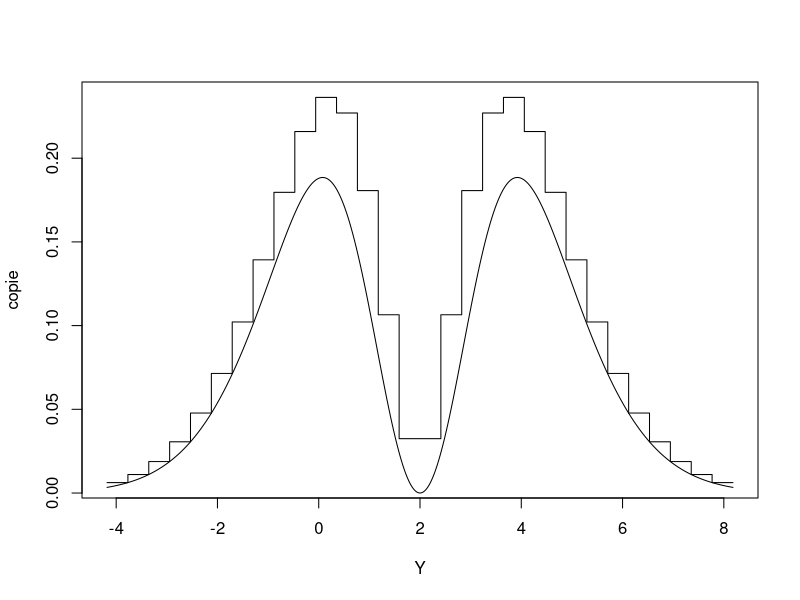
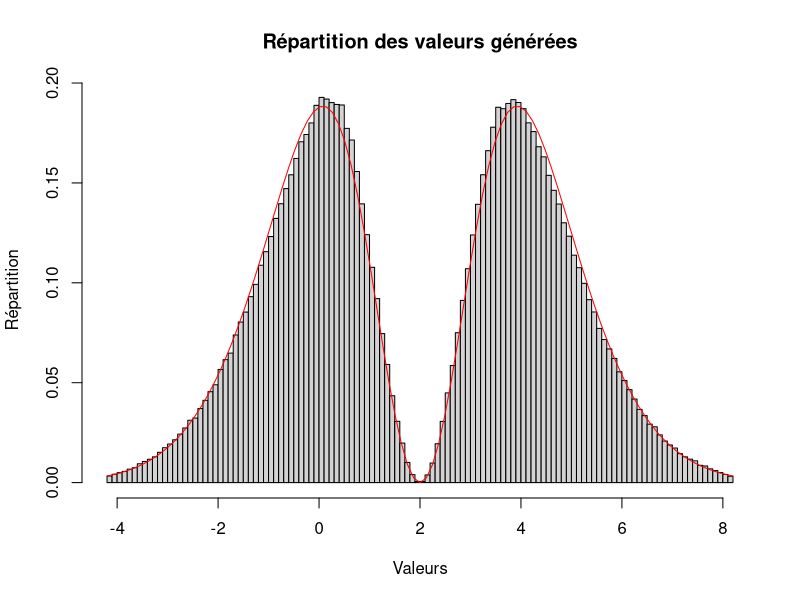

Generate these figures, in order, with R:
#Ce programme permet de simuler 100000 variables suivants la loi tronquée 2*N(2,2) -N(0,1)
rm(list=ls())
set.seed(5)

#Nombre de boites du ziggourat 
numberOfBoxes=30
#MAtrice définissant le mélange, la première colonne représente les coefficients, 
#la deuxième colonne représente les moyennes et le troisième représente les écarts types
X=matrix(c(2,2,2,-1,2,1),ncol=3,byrow=TRUE)
#Nombre de variables simulées
n=1000000
const=1/sqrt(2*pi)
f<-function(x,mu=0,sigma=1){
  return (const*exp((-(x-mu)^2)/(2*sigma^2))*(1/sigma))
}

ZiggouratInscrit=function(L,mu=0,sigma=1){
  #Genere un ziggourat sous la courbe
  SupMu=which(L>=mu)
  L1=L[SupMu]
  H=f(L1,mu,sigma)
  L2=L[-SupMu]
  H2=f(L2,mu,sigma)[1:length(L2)]
  print(L1)
  
  
  
  return(c(-H2,-H[2:length(H)]))
}
ZiggouratExte=function(L,mu=0,sigma=1){
  #Génere un ziggourat au dessus de la courbe
  SupMu=which(L>=mu)
  L1=L[SupMu]
  H=f(L1,mu,sigma)
  L2=c(L[-SupMu],mu)
  H2=f(L2,mu,sigma)[2:length(L2)]
  print(L1)
  return(c(H2,H[1:(length(H)-1)]))

  
}

tracer=function(L, hauteur,X){
  #Trace la courbe de densité du mélange X et le ziggourat définie par L et hauteur
  epsilon=0.00001
  Y=c()
  copie=c()
  Y[1]=L[1]
  for(i in 1:length(L)){
    Y[2*i]=L[i]
    Y[(2*i)+1]=L[i+1]-epsilon
    copie[2*i]=hauteur[i]
    copie[(2*i)+1]=hauteur[i]
    
  }
  plot(Y,copie,type="l")
  print((Y[length(Y)-1]-Y[2])/400)
  Y=seq(Y[2],Y[length(Y)-1], (Y[length(Y)-1]-Y[2])/400)
  Density=rep(0,length(Y))
  for(i in 1:nrow(X)){
    Density=Density+X[i,1]*dnorm(Y,X[i,2],X[i,3])
  }
  lines(Y,Density)
  
}


hauteur=list()


r1=qnorm(0.001,min(X[,2]),max(X[,3]))
r2=qnorm(0.999,max(X[,2]),max(X[,3]))
L=seq(r1,r2,abs(r1-r2)/numberOfBoxes)

L=c(X[,2],L)
L=unique(L)
L=sort(L)

#hauteur[[1]][i] représente la hauteur du ziggourat 1 entre points[[1]][i] et points[[1]][[i+1]]
for(i in 1:nrow(X)){
  if(X[i,1]>0){
    result=ZiggouratExte(L,X[i,2],X[i,3])
    hauteur<- c(hauteur,list(result*X[i,1]))
  }
  if(X[i,1]<0){
    result=ZiggouratInscrit(L,X[i,2],X[i,3])
    hauteur<- c(hauteur,list(result*-1*X[i,1]))
  }
  
}

H=rep(0,length(L)-1)
for(i in 1:length(hauteur)){
  H=H+hauteur[[i]]
}


tracer(L,H,X)



CalculAire=function(L,H){
  #Calcul l'aire sous le ziggourat
  Aire=0
  for(i in 1:(length(L)-1)){
    Aire=Aire+((L[i+1]-L[i])*H[i])
  }
  return(Aire)
}



CalculAireCumule=function(L,H){
  #Renvoie une liste de l'aire cumulé du ziggourat
  Aire=c(((L[2]-L[1])*H[1]))
  for(i in 2:(length(L)-1)){
    Aire=c(Aire,Aire[length(Aire)]+((L[i+1]-L[i])*H[i]))
  }
  
  return(Aire)
}



#simulate=function(L,H,X,r1,r2,n=1000){
  f=function(x){
    y=0
    for(i in 1:nrow(X)){
      y=y+X[i,1]*dnorm(x,X[i,2],X[i,3])
    }
    return(y)
  }
  
  #Calcul l'aire Cumule et la normalise
  AireCumule=CalculAireCumule(L,H)
  Aire=CalculAire(L,H)
  AireCumuleAjuste=AireCumule/Aire
  res=rep(0,n)
  nonGenere=1:n
  
  while(length(nonGenere)>0){
    U1=runif(length(nonGenere))
    nbAGenerer=rep(0,length(H))
    for(i in 1:length(H)){
      nbGenere=0
      #Choisis selon quel rectangle du ziggourat on va générer
      if(i==1){
        AGenerer=which(U1<AireCumuleAjuste[i])
      }
      else{
        AGenerer=which(U1<AireCumuleAjuste[i] & U1>=AireCumuleAjuste[i-1])
      }
      nbAGenerer[i]=length(AGenerer)
      
    
      #Une fois que l'on sait dans quel rectangle tirer Y, C'est une loi uniforme entre 2 points
      Y=runif((nbAGenerer[i]-nbGenere)*Aire,min=L[i],max=L[i+1])
      U2=runif((nbAGenerer[i]-nbGenere)*Aire)
      Acceptes=which(H[i]*U2<=f(Y))
      if(length(Acceptes)>0){
       res[nonGenere[AGenerer[1:min(length(Acceptes),nbAGenerer[i])]]]=Y[Acceptes[1:min(nbAGenerer[i],length(Acceptes))]]
        nbGenere=nbGenere+length(Acceptes)
      }
    
    }
    nonGenere=which(res==0)
  }
#  return(res)
#}
#res=simulate(L,H,X,r1,r2,n)
p1=hist(main="Répartition des valeurs générées",xlab="Valeurs",ylab="Répartition",res,breaks=100,freq=FALSE)
curve(2*dnorm(x,2,2)-dnorm(x,2,1),add=TRUE,col="red")





